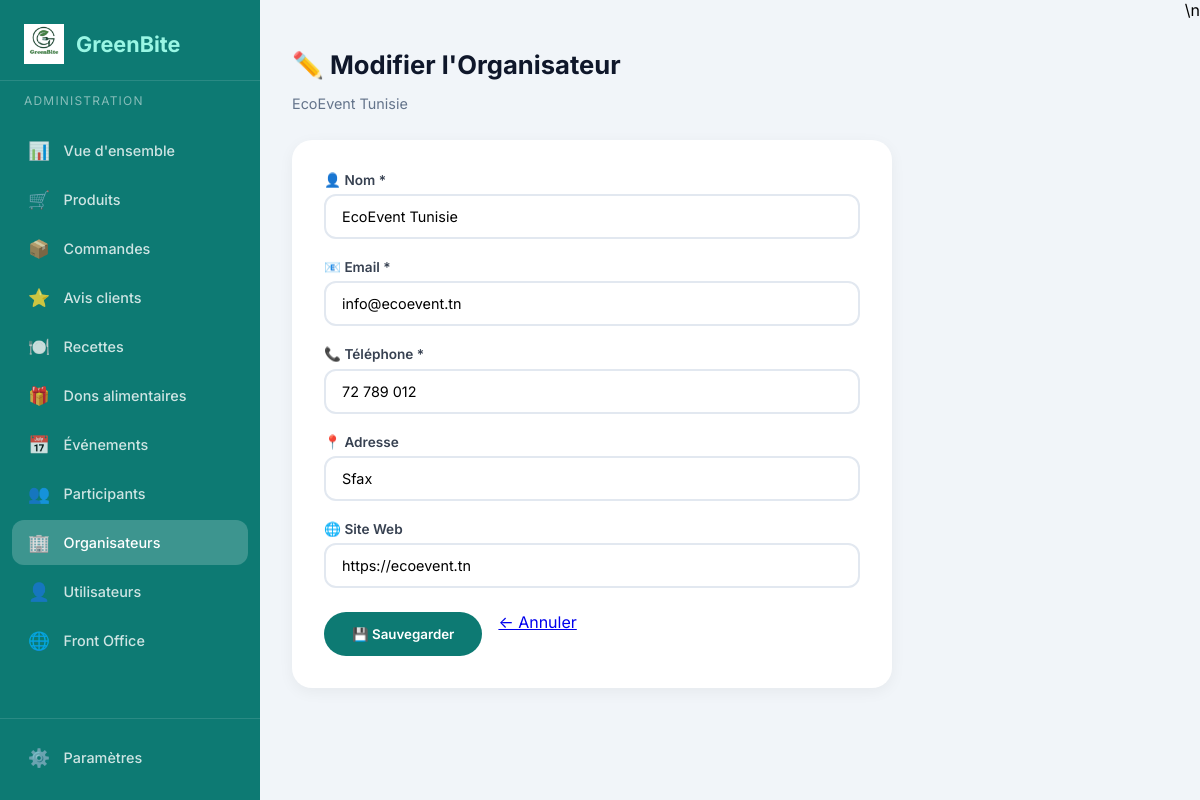
The app's page /Green-Bite/View/back-office/organisateurs_ev_edit.php?id=2 (signed in) with its own data.
### tables this page shows
CREATE TABLE IF NOT EXISTS `organisateur` (
  `id` int(11) NOT NULL AUTO_INCREMENT,
  `nom` varchar(100) NOT NULL,
  `email` varchar(150) NOT NULL,
  `telephone` varchar(20) NOT NULL,
  `adresse` text DEFAULT NULL,
  `site_web` varchar(200) DEFAULT NULL,
  `created_at` timestamp NOT NULL DEFAULT current_timestamp(),
  `updated_at` timestamp NOT NULL DEFAULT current_timestamp() ON UPDATE current_timestamp(),
  PRIMARY KEY (`id`),
  UNIQUE KEY `email` (`email`)
);

### Green-Bite/config/database.php (called while the page is built, shortened)
<?php
function getPdo(): PDO
{
    $dsn = 'mysql:host=' . DB_HOST . ';port=' . DB_PORT . ';dbname=' . DB_NAME . ';charset=utf8mb4';
    $options = [
        PDO::ATTR_ERRMODE => PDO::ERRMODE_EXCEPTION,
        PDO::ATTR_DEFAULT_FETCH_MODE => PDO::FETCH_ASSOC,
        PDO::ATTR_EMULATE_PREPARES => false,
    ];
    $pdo = new PDO($dsn, DB_USER, DB_PASS, $options);
    return $pdo;
}

### Green-Bite/Controller/OrganisateurController.php (called while the page is built, shortened)
<?php
class OrganisateurController {
    private $db;
    public function __construct() {
        $this->db = getPdo();
    }
    public function getOrganisateurById($id) {
        try {
            $id = filter_var($id, FILTER_VALIDATE_INT);
            $query = $this->db->prepare("SELECT * FROM organisateur WHERE id = :id");
            $query->execute(['id' => $id]);
            $result = $query->fetch();
            $result['event_count'] = $this->getEventCountByOrganisateur($id);
            return $result;
        } catch (Exception $e) {
            return null;
        }
    }
    public function getEventCountByOrganisateur($id) {
        try {
            $id = filter_var($id, FILTER_VALIDATE_INT);
            $query = $this->db->prepare("SELECT COUNT(*) as count FROM evenement WHERE organisateur_id = :id");
            $query->execute(['id' => $id]);
            return (int)$query->fetch()['count'];
        } catch (Exception $e) {
            return 0;
        }
    }
}
?>

### Green-Bite/View/back-office/organisateurs_ev_edit.php (the view, shortened to what this page needs)
<?php
require_once __DIR__ . '/../../Controller/OrganisateurController.php';
$controller = new OrganisateurController();
$id = isset($_GET['id']) ? (int)$_GET['id'] : 0;
$orgData = $controller->getOrganisateurById($id);
$formData = $_SERVER['REQUEST_METHOD'] === 'POST' ? $_POST : $orgData;
?>
<!DOCTYPE html>
<html lang="fr">
<head>
    <link rel="stylesheet" href="/Green-Bite/View/style.css">
</head>
<body>
<div class="dashboard-layout">
    <?php include __DIR__ . '/../includes/sidebar_admin.php'; ?>
    <div class="dashboard-main"><div class="page-content">
        <div class="page-header">
            <h1>✏️ Modifier l'Organisateur</h1>
            <p><?= htmlspecialchars($orgData['nom']) ?></p>
        </div>
        <div class="ev-form-card">
            <form method="POST">
                <div class="ev-field"><label>👤 Nom *</label><input type="text" name="nom" value="<?= htmlspecialchars($formData['nom'] ?? '') ?>"></div>
                <div class="ev-field"><label>📧 Email *</label><input type="text" name="email" value="<?= htmlspecialchars($formData['email'] ?? '') ?>"></div>
                <div class="ev-field"><label>📞 Téléphone *</label><input type="text" name="telephone" value="<?= htmlspecialchars($formData['telephone'] ?? '') ?>"></div>
                <div class="ev-field"><label>📍 Adresse</label><input type="text" name="adresse" value="<?= htmlspecialchars($formData['adresse'] ?? '') ?>"></div>
                <div class="ev-field"><label>🌐 Site Web</label><input type="text" name="site_web" value="<?= htmlspecialchars($formData['site_web'] ?? '') ?>"></div>
                <div style="display:flex;gap:1rem;margin-top:1.5rem;">
                    <button type="submit" class="primary-btn">💾 Sauvegarder</button>
                    <a href="/Green-Bite/View/back-office/organisateurs_ev.php" class="secondary-btn">← Annuler</a>
                </div>
            </form>
        </div>
    </div></div>\n</div>
</body>
</html>

### Green-Bite/View/style.css (style rules this page uses)
:root { --primary-green: #15803d; --primary-green-dark: #166534; --primary-green-light: #dcfce7; --accent-teal: #0d7a73; --accent-teal-dark: #085851; --accent-teal-light: #ccfbf1; --gray-light: #f1f5f9; --gray-border: #e2e8f0; --text-dark: #0f172a; --text-muted: #64748b; }
body { font-family: 'Inter', system-ui, -apple-system, sans-serif; background-color: var(--gray-light); margin: 0; padding: 0; }
.primary-btn { background-color: var(--accent-teal); color: white; border-radius: 9999px; padding: 14px 28px; font-weight: 600; transition: all 0.3s ease; border: none; cursor: pointer; font-family: 'Inter', sans-serif; }
* { box-sizing: border-box; }
.dashboard-layout { display: flex; min-height: 100vh; }
.dashboard-main { margin-left: 260px; flex: 1; display: flex; flex-direction: column; }
.page-content { padding: 2rem; flex: 1; }
.page-header { margin-bottom: 1.75rem; }
.page-header h1 { font-size: 1.6rem; font-weight: 700; color: #0f172a; margin-bottom: 0.25rem; }
.page-header p { color: #64748b; font-size: 0.9rem; }

### Green-Bite/View/back-office/organisateurs_ev_edit.php (style rules this page uses)
.ev-form-card { background: white; border-radius: 20px; padding: 2rem; box-shadow: 0 4px 15px rgba(0,0,0,0.05); max-width: 600px; }
.ev-field { margin-bottom: 1.25rem; }
.ev-field label { display: block; font-size: 0.85rem; font-weight: 600; color: #374151; margin-bottom: 0.4rem; }
.ev-field input { width: 100%; padding: 0.75rem 1rem; border: 2px solid #e2e8f0; border-radius: 12px; font-size: 0.9rem; font-family: 'Inter', sans-serif; transition: border-color 0.2s; }

### records on screen
organisateur: nom "EcoEvent Tunisie", email "info@ecoevent.tn", telephone "72 789 012", adresse "Sfax", site_web "https://ecoevent.tn"

### other values on screen
$icon "📊 🛒 📦 ⭐ 🍽️ 🎁 📅 👥 🏢 🌐"
$label "Vue d'ensemble Produits Commandes Avis clients Recettes Dons alimentaires Événements Participants Organisateurs Utilisateurs Front Office"
